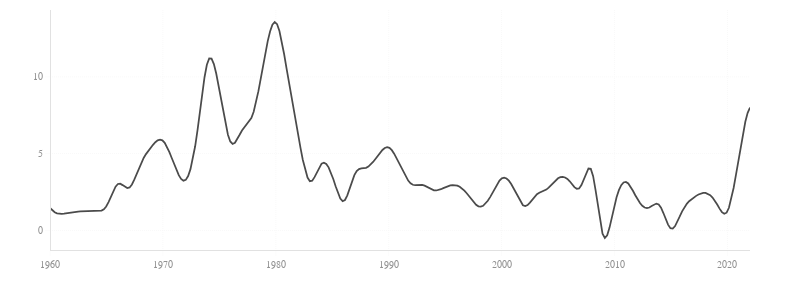

The cell this chart's notebook holds for it:
### Code cell
fig = pl_figure(figsize=(800, 300))

# pl_plot(
#     go.Scatter(
#         x=smoothed(data[data['United States'].notna()]['United States']).index,
#         y=smoothed(data[data['United States'].notna()]['United States']).values,
#         ), fig)

# fig.add_trace(
#     go.Scatter(
#         data=smoothed(data[data['United States'].notna()]['United States'])
#     )
# )

# fig = px.scatter(
#     x=smoothed(data[data['United States'].notna()]['United States']).index,
#     y=smoothed(data[data['United States'].notna()]['United States']).values.ravel())

pl_plot(
    go.Scatter(
        x=smoothed(data[data['United States'].notna()]['United States']).index,
        y=smoothed(data[data['United States'].notna()]['United States']).values.ravel()
    ), fig
)

fig.show(config=config)

### Figure 1 — Plotly figure (JSON) as saved in the notebook; plotly's stock layout.template omitted (floating-point values rounded to 4 significant figures; data arrays with more than 128 entries replaced by an {"elided": "..."} marker saying what was removed)
{"data": [{"type": "scatter", "x": {"elided": "300 float values"}, "y": {"elided": "300 float values"}}], "layout": {"autosize": false, "height": 300, "width": 800, "xaxis": {"autorange": true, "range": [1960, 2022], "type": "linear"}, "yaxis": {"autorange": true, "range": [-1.278, 14.35], "type": "linear"}}}
